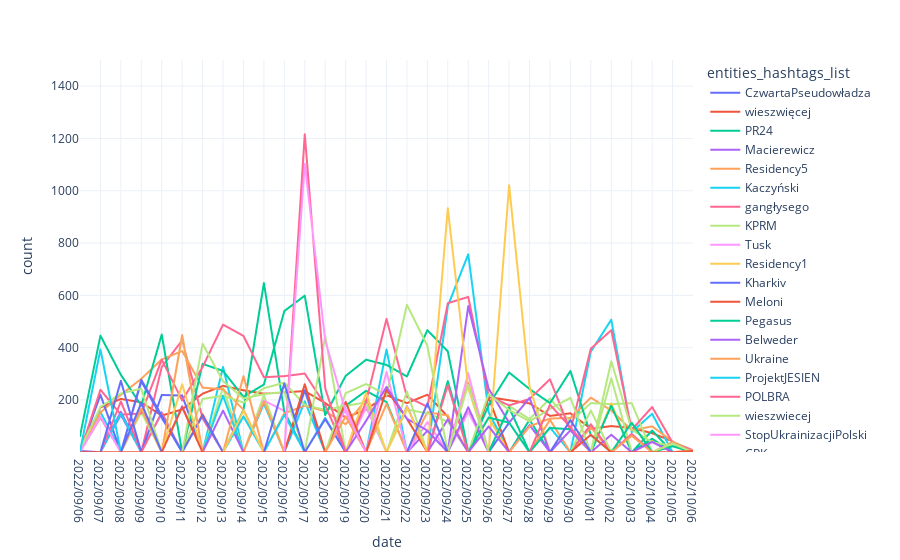

The cell this chart's notebook holds for it:
### Code cell
fig = px.line(mainDF3,
            x='date',
            y='count',
            color='entities_hashtags_list',
            template='plotly_white',
            )
fig.update(layout_yaxis_range = [1,1500])
fig.show()
